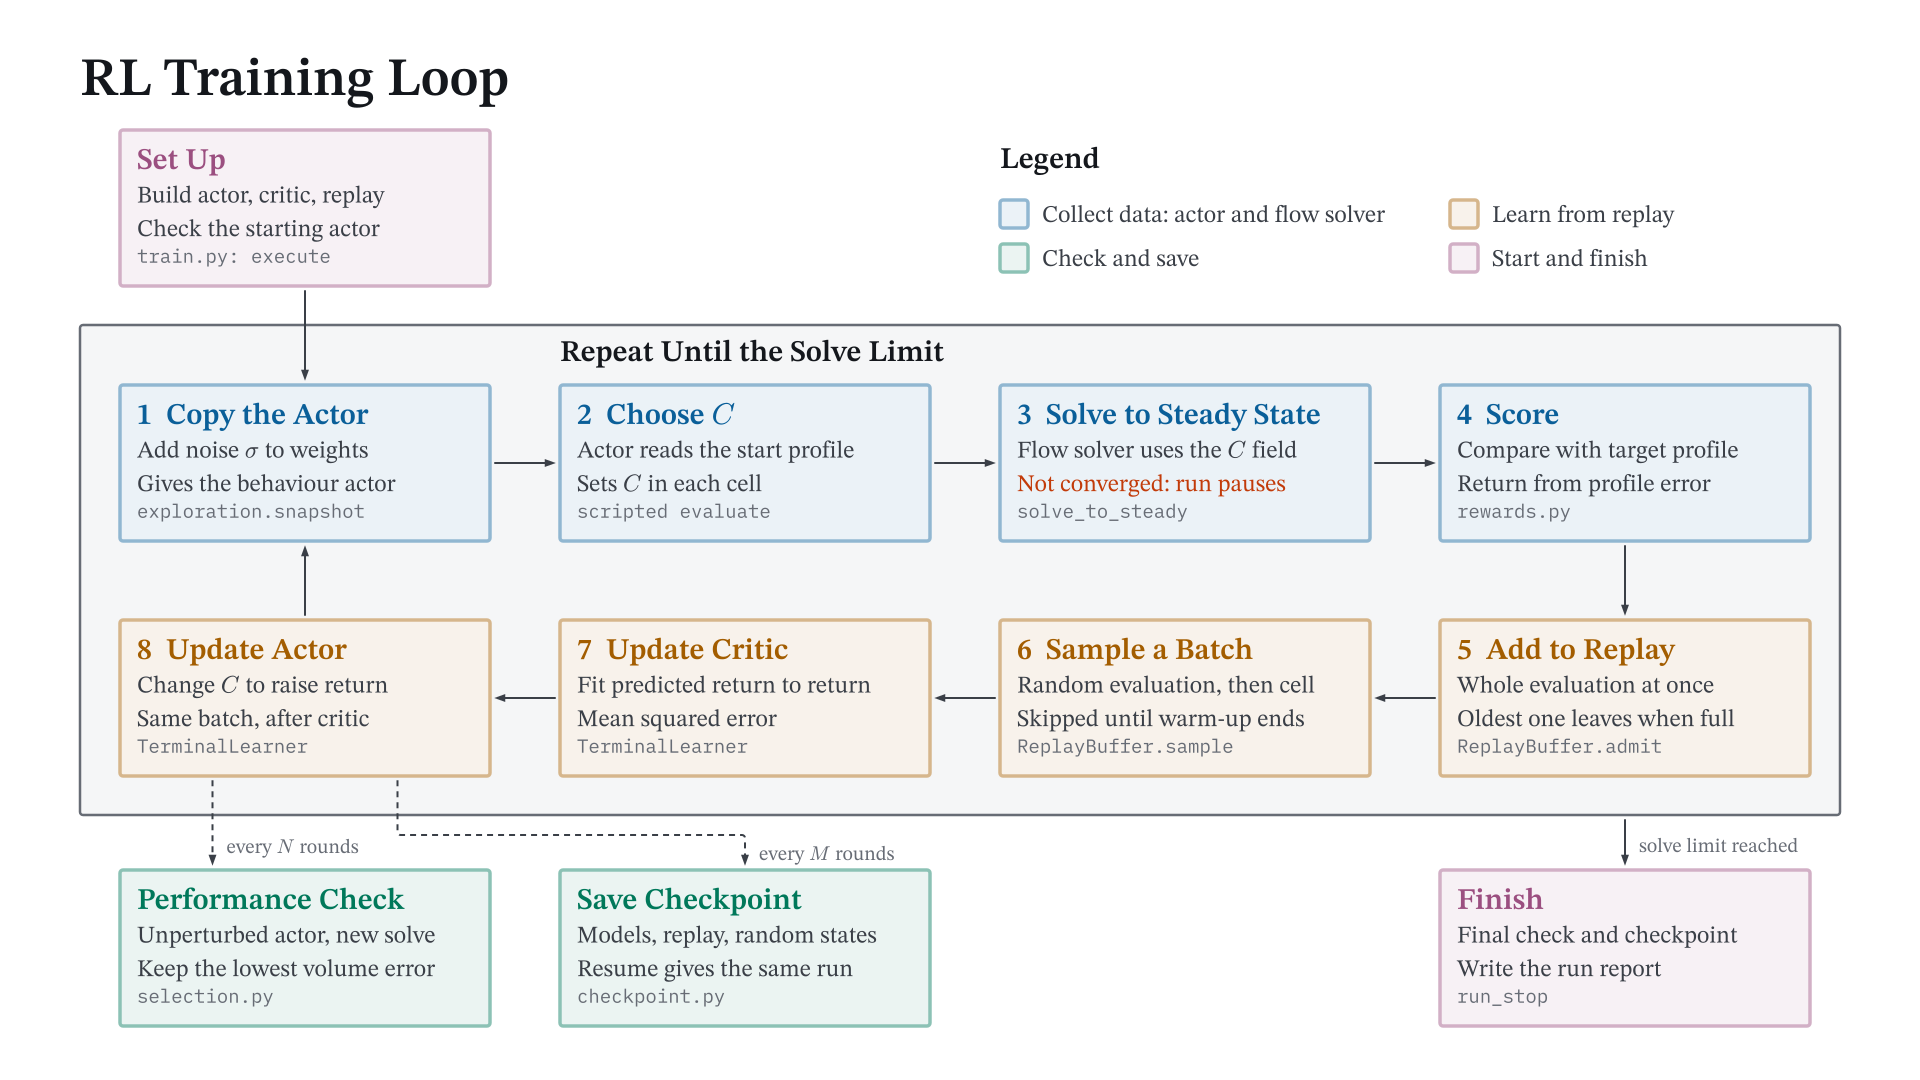

This figure's Python source:
import sys; sys.path.insert(0, "/home/gridsan/hcairney/.pi/agent/skills/svg-figs")
from svgfig import Figure

f = Figure("deck", palette="color")
THICK = 3.5
f.t["line"]["border"] = THICK
f.t["space"]["pad"] = 17
W, H = 370, 156
X = [120 + i * 440 for i in range(4)]
CODE = lambda s: (s, "code", "muted")

f.text(80, 95, "RL Training Loop", "title", "ink", "start")

# --- row 0: set up and legend
setup = f.node(X[0], 130, ["Set Up", "Build actor, critic, replay", "Check the starting actor",
                           CODE("train.py: execute")], 3, w=W, h=H)
legend = [(0, "Collect data: actor and flow solver"), (1, "Learn from replay"),
          (2, "Check and save"), (3, "Start and finish")]
f.text(1000, 168, "Legend", "heading", "ink")
for i, (c, s) in enumerate(legend):
    x, y = 1000 + (i % 2) * 450, 200 + (i // 2) * 44
    f.box(x, y, 28, 28, c)
    f.text(x + 42, y + 22, s, "label", "ink2")

# --- loop panel
PY, PH = 325, 490
f.t["line"]["border"] = 2.5
f.box(80, PY, 1760, PH, None, stroke="muted")
f.t["line"]["border"] = THICK
f.text(X[1], PY + 36, "Repeat Until the Solve Limit", "heading", "ink")

R1, R2 = 385, 620
snap = f.node(X[0], R1, ["1  Copy the Actor", "Add noise $\\sigma$ to weights", "Gives the behaviour actor",
                         CODE("exploration.snapshot")], 0, w=W, h=H)
act = f.node(X[1], R1, ["2  Choose $C$", "Actor reads the start profile", "Sets $C$ in each cell",
                        CODE("scripted evaluate")], 0, w=W, h=H)
solve = f.node(X[2], R1, ["3  Solve to Steady State", "Flow solver uses the $C$ field",
                          ("Not converged: run pauses", "label", "emph"),
                          CODE("solve_to_steady")], 0, w=W, h=H)
score = f.node(X[3], R1, ["4  Score", "Compare with target profile", "Return from profile error",
                          CODE("rewards.py")], 0, w=W, h=H)
add = f.node(X[3], R2, ["5  Add to Replay", "Whole evaluation at once", "Oldest one leaves when full",
                        CODE("ReplayBuffer.admit")], 1, w=W, h=H)
samp = f.node(X[2], R2, ["6  Sample a Batch", "Random evaluation, then cell", "Skipped until warm-up ends",
                         CODE("ReplayBuffer.sample")], 1, w=W, h=H)
crit = f.node(X[1], R2, ["7  Update Critic", "Fit predicted return to return", "Mean squared error",
                         CODE("TerminalLearner")], 1, w=W, h=H)
actu = f.node(X[0], R2, ["8  Update Actor", "Change $C$ to raise return", "Same batch, after critic",
                         CODE("TerminalLearner")], 1, w=W, h=H)

# --- bottom row
B = 870
chk = f.node(X[0], B, ["Performance Check", "Unperturbed actor, new solve", "Keep the lowest volume error",
                       CODE("selection.py")], 2, w=W, h=H)
ckp = f.node(X[1], B, ["Save Checkpoint", "Models, replay, random states", "Resume gives the same run",
                       CODE("checkpoint.py")], 2, w=W, h=H)
fin = f.node(X[3], B, ["Finish", "Final check and checkpoint", "Write the run report",
                       CODE("run_stop")], 3, w=W, h=H)

# --- arrows
f.arrow(setup.b, snap.t)
f.arrow(snap.r, act.l)
f.arrow(act.r, solve.l)
f.arrow(solve.r, score.l)
f.arrow(score.b, add.t)
f.arrow(add.l, samp.r)
f.arrow(samp.l, crit.r)
f.arrow(crit.l, actu.r)
f.arrow(actu.t, snap.b)
f.connector([actu.at("b", 0.25), chk.at("t", 0.25)], dash="6 5")
f.text(actu.at("b", 0.25)[0] + 14, 853, "every $N$ rounds", "small", "muted")
f.text(ckp.cx + 14, 860, "every $M$ rounds", "small", "muted")
f.connector([actu.at("b", 0.75), (actu.at("b", 0.75)[0], 835), (ckp.cx, 835), ckp.t], dash="6 5")
f.connector([(X[3] + W / 2, PY + PH), fin.t])
f.text(X[3] + W / 2 + 14, 852, "solve limit reached", "small", "muted")

f.t["space"]["pad"] = 14   # lint minimum
f.save("rl_training_flow.svg")
